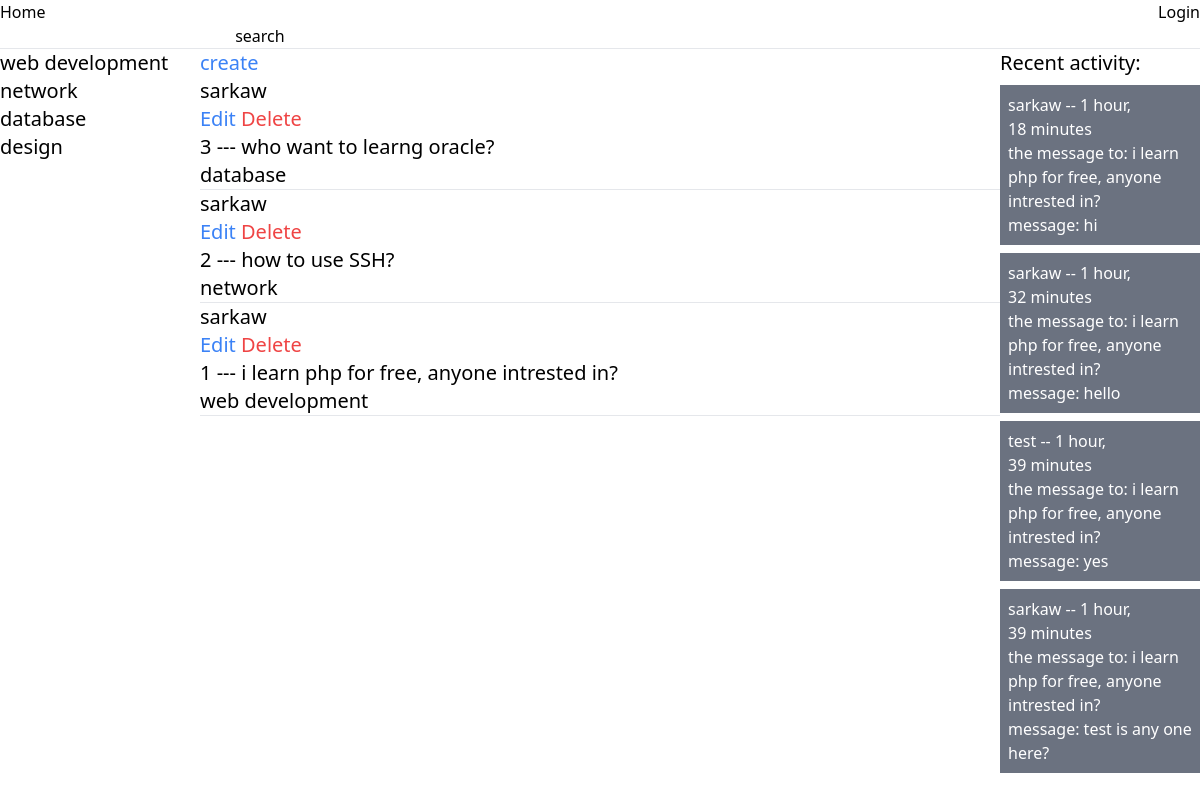
The page / on the database its author committed.
### base/models.py (models this page shows)
class Topic(models.Model):
    name = models.CharField(max_length=100)
    update = models.DateTimeField(auto_now=True)
    create_at = models.DateTimeField(auto_now_add=True)
    def __str__(self):
        return self.name

class Room(models.Model):
    host = models.ForeignKey(User, on_delete=models.CASCADE)
    topic= models.ForeignKey(Topic, on_delete=models.SET_NULL, null=True)
    name = models.CharField(max_length=200)
    particpanties = models.ManyToManyField(User, related_name='participants', blank=True)
    description = models.TextField(null=True, blank=True)
    update = models.DateTimeField(auto_now=True)
    create_at = models.DateTimeField(auto_now_add=True)
    class Meta:
        ordering = ['-create_at']
    def __str__(self):
        return self.name

class Message(models.Model):
    user = models.ForeignKey(User, on_delete=models.CASCADE)
    room = models.ForeignKey(Room, on_delete=models.CASCADE)
    body = models.TextField()
    update = models.DateTimeField(auto_now=True)
    create_at = models.DateTimeField(auto_now_add=True)
    class Meta:
        ordering = ['-create_at']
    def __str__(self):
        return self.body

### base/views.py (the view)
# urls.py: path('',views.home, name="home"),
def home(request):
    q = request.GET.get('q') if request.GET.get('q') != None else ''
    rooms = Room.objects.filter(Q(topic__name__icontains = q) | Q(name__icontains = q))
    topic = Topic.objects.all()
    activity = Message.objects.all()
    return render(request, 'base/home.html', {'content':rooms, 'topic':topic, 'activity':activity})

### base/templates/base/home.html
{% extends "main.html" %}
{% block content  %}
    <div class="flex flex-wrap">
        <div class="w-2/12">
           {% include 'base/components/topic.html'  %}
        </div>
        <div class="w-8/12 text-xl">
            <h1><a class="text-blue-500" href="{% url 'roomCreate' %}">create</a></h1>
            {% for i in content %}
                <h3>
                    <p> {{ i.host.username }} </p>
                    <p>
                        <a class="text-blue-500" href="{% url 'updateRoom' i.id %}">Edit</a>
                        <a class="text-red-500" href="{% url 'deleteRoom' i.id %}">Delete</a>
                    </p>
                    <a href="{% url 'room' i.id %}">{{ i.id }} --- {{ i.name }}</a>
                    <p>{{ i.topic.name }}</p>
                </h3>
                <hr>
            {% endfor %}
        </div>
        <div class="w-2/12">
            <p class="text-xl">Recent activity:</p>
            {% include 'base/components/message.html'  %}
         </div>
    </div>
{% endblock %}

### base/templates/base/components/topic.html
{% for i in topic %}
<p>
    <a href="{% url 'home' %}?q={{ i.name }}" class="text-xl hover:text-blue-500">{{ i }}</a>
</p>
{% endfor %}

### base/templates/base/components/message.html (shortened to what this page needs)
{% for message in activity %}
<div class="p-2 mt-2 bg-gray-500 text-white">
    {{ message.user }} -- {{ message.create_at|timesince }}
    <p>the message to: {{ message.room }}</p>
    <p>message: {{ message }}</p>
</div>
{% endfor %}

### rows shown on the page
Topic: name "web development"
Topic: name "network"
Topic: name "database"
Topic: name "design"
Room: host.username "sarkaw", id "3", name "who want to learng oracle?", topic.name "database"
Room: host.username "sarkaw", id "2", name "how to use SSH?", topic.name "network"
Room: host.username "sarkaw", id "1", name "i learn php for free, anyone intrested in?", topic.name "web development"
Message: user "sarkaw", create_at "1 hour, 18 minutes", room "i learn php for free, anyone intrested in?", body "hi"
Message: user "sarkaw", create_at "1 hour, 32 minutes", room "i learn php for free, anyone intrested in?", body "hello"
Message: user "test", create_at "1 hour, 39 minutes", room "i learn php for free, anyone intrested in?", body "yes"
Message: user "sarkaw", create_at "1 hour, 39 minutes", room "i learn php for free, anyone intrested in?", body "test is any one here?"
